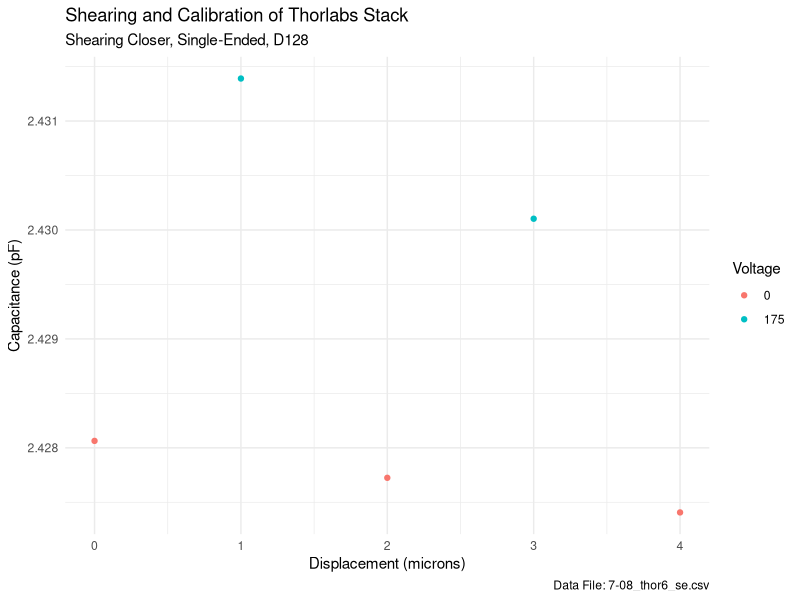

Write the R code that produced this figure. (Note: this script raises an error after producing the figure.)
library(tidyverse)
library(ggthemes)

setwd("~/hoffman/capacitance/capacitance_sensing/rscripts")

quick_data <- read_csv("../csv_files/7-09_thor1_se.csv",
                       col_names = c("distance", "raw", "batch", "capacitance"))
temp_data <- read_csv("../csv_files/7-09_thor1_se.csv",
                       col_names = c("batch", "Voltage", "time", "raw", "capacitance"))
temp_data %>% 
  group_by(batch) %>%
  summarize(avg_cap = mean(capacitance), 
            avg_raw = mean(raw),stdev =sd(capacitance), count = n(), 
            Voltage = as.factor(mean(Voltage))) %>%
  filter(count>1) %>% 
  ungroup() %>%
# the following 3 lines apply if shearing and calibrating 
  # mutate(time = distance) %>%
  # mutate(distance = 10*floor(distance/40)) %>%
  # mutate(Voltage = as.factor(175*((batch-1)%%2))) %>%

  # mutate(voltage = as.factor(((batch-1)%%2)*175)) %>% 
  # ggplot(aes(distance, avg_cap/10^6, color = voltage))+
  ggplot(aes(batch, avg_cap, color = Voltage))+
  geom_point()+
  # geom_errorbar(aes(ymin=(avg_cap-2*stdev), ymax=(avg_cap+2*stdev)), width=.2)+
  labs(title = "Shearing and Calibration of Thorlabs Stack",
       subtitle ="Shearing Closer, Single-Ended, D128",
       caption ="Data File: 7-08_thor6_se.csv",
       x = "Displacement (microns)",
       y = "Capacitance (pF)")+
  # geom_smooth(method = "lm")+
  theme_minimal()

coef(lm(theory_sep~distance, temp))[["distance"]]
